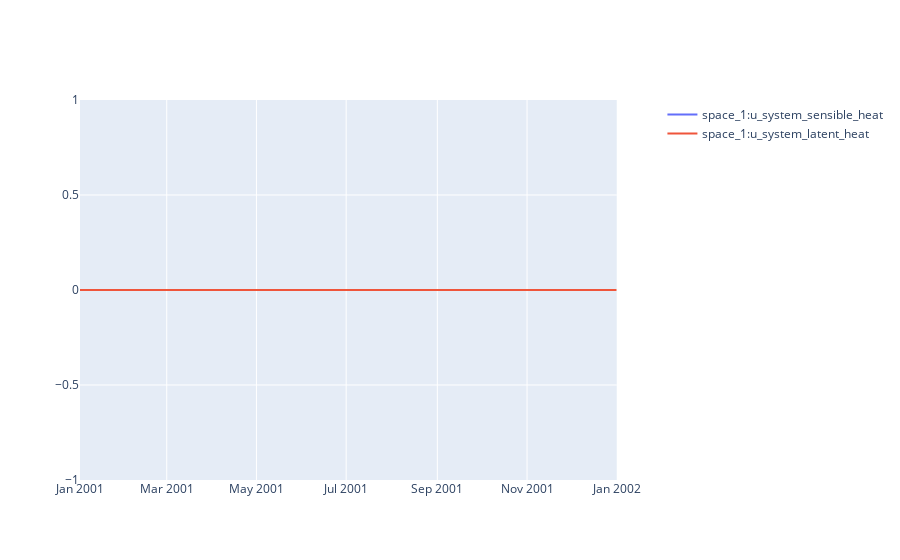

Source (notebook cell):
### Code cell
variables = [pro.component("space_1").variable("u_system_sensible_heat"),
             pro.component("space_1").variable("u_system_latent_heat")
             ] 

sim.plot(pro.dates(),variables)

### Figure 1 — Plotly figure (JSON) as saved in the notebook; plotly's stock layout.template omitted (floating-point values rounded to 4 significant figures; data arrays with more than 128 entries replaced by an {"elided": "..."} marker saying what was removed)
{"data": [{"hovertemplate": "date=%{x}<br>space_1:u_system_sensible_heat=%{y}<extra></extra>", "legendgroup": "", "line": {"dash": "solid"}, "marker": {"symbol": "circle"}, "mode": "lines", "name": "space_1:u_system_sensible_heat", "showlegend": true, "type": "scattergl", "x": {"elided": "8760 str values"}, "xaxis": "x", "y": {"elided": "8760 int values"}, "yaxis": "y"}, {"hovertemplate": "date=%{x}<br>space_1:u_system_latent_heat=%{y}<extra></extra>", "legendgroup": "", "line": {"dash": "solid"}, "marker": {"symbol": "circle"}, "mode": "lines", "name": "space_1:u_system_latent_heat", "showlegend": true, "type": "scattergl", "x": {"elided": "8760 str values"}, "xaxis": "x", "y": {"elided": "8760 int values"}, "yaxis": "y"}], "layout": {"xaxis": {"anchor": "y", "domain": [0, 0.94]}, "yaxis": {"anchor": "x", "domain": [0, 1]}, "yaxis2": {"anchor": "x", "overlaying": "y", "side": "right"}}}
